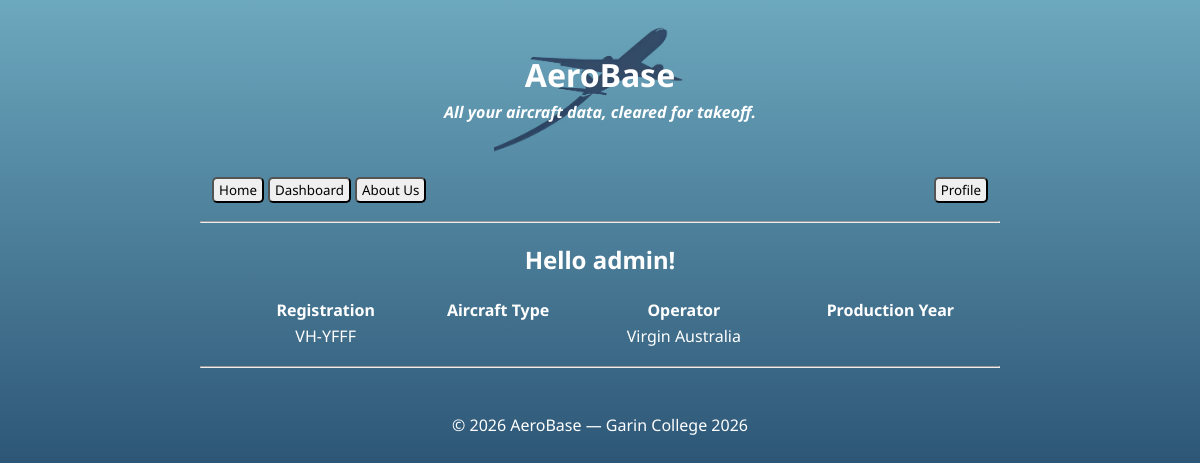
Screenshot of /database/aircraft (signed in) with the database file from the repository.
### app.py (models this page shows)
class Aircraft(db.Model):
    id = db.Column(db.Integer, primary_key = True)
    registration = db.Column(db.String(10), nullable = False)
    year_produced = db.Column(db.Integer, nullable = True)
    operator_id = db.Column(db.String(3), db.ForeignKey("operator.icao"), nullable=False)
    registration_prefix = db.Column(db.String(5), db.ForeignKey("registration_prefix.prefix"), nullable=False)
    manufacturer_icao = db.Column(db.Integer, db.ForeignKey("manufacturer.type_icao"), nullable=False)
    __table_args__ = (
        db.UniqueConstraint(
            "registration_prefix",
            "registration",
            name = "unique_registration"
        ),
    )
    operator = db.relationship(
        "Operator",
        back_populates = "aircrafts"
    )
    prefix = db.relationship(
        "RegistrationPrefix",
        back_populates = "aircrafts"
    )
    manufacturer = db.relationship(
        "Manufacturer",
        back_populates = "aircrafts"
    )

class Operator(db.Model):
    icao = db.Column(db.String(3), primary_key = True)
    hub_icao = db.Column(db.String(4), nullable = False)
    year_founded = db.Column(db.Integer, nullable = False)
    operator_name = db.Column(db.String(25), nullable = False)
    manufacturers = db.relationship(
        "Manufacturer",
        secondary = manufacturer_operator,
        back_populates = "operators"
    )
    aircrafts = db.relationship(
        "Aircraft",
        back_populates = "operator"
    )

### app.py (the view)
    @app.route("/database/aircraft")
    def dbaircraft():
        aircraft = Aircraft.query.order_by(Aircraft.operator_id).all()
        if "user" in session:
            return render_template(
                "aircraft.html",
                page_title = "Database (Aircraft)",
                user=session["user"],
                aircrafts=aircraft
            )
        else:
            return redirect(url_for("login"))

### app.py (called while the page is built)
@app.context_processor
def inject_user():
   return{
       "logged_in": "user" in session
   }

### templates/aircraft.html (shortened to what this page needs)
{% extends "layout.html" %}
{% block content %}
<h2 style="color: #ffffff;">Hello {{user}}!</h2>
<ul>
     <table style="width: 100%; color:#ffffff;">
        <tr>
            <th>Registration</th>
            <th>Aircraft Type</th>
            <th>Operator</th>
            <th>Production Year</th>
        </tr>
        {% for aircraft in aircrafts %}
        <tr>
            <td>{{aircraft.registration_prefix}}-{{aircraft.registration}}</td>
            <td>{{aircraft.aircraft_icao}}</td>
            <td>{{aircraft.operator.operator_name}}</td>
            <td>
            </td>
        </tr>
        {% endfor %}
    </table>
</ul>
{% endblock %}

### static/style.css (style rules this page uses)
html { height:100%; }
body { font-family: 'Noto Sans', sans-serif; max-width: 800px; margin: 20px auto; background-image: linear-gradient(to bottom, #6ca8be, #001b42); background-repeat: no-repeat; background-attachment: fixed; text-align:center; }

### rows the page displays
Aircraft: registration_prefix "VH", registration "YFFF", operator.operator_name "Virgin Australia"

### other values shown
{{ user }} "admin"
